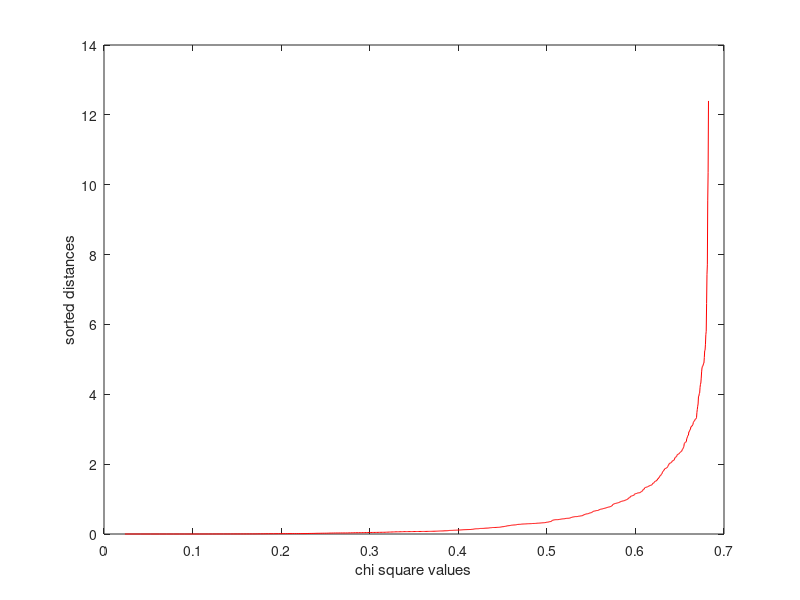

MATLAB code to generate this figure:
function testChiSqCalc_cdf_ascend()
    % vec = normrnd(1:571,1./(1:571))';
    vec = normrnd(0,1,[1 571]);
    meanVal = mean(vec);
    varVal = var(vec);
    C = cov(vec);
    V = varVal;
    dist = [];
    chiAlphaInputs = [];
    n = size(vec,2);
    for i = 1: n
        x = vec(i);
        m = meanVal;
        d = sqrt((x-m)'*inv(V)*(x-m));
        dist = [dist; d*d];
        index = (n-i+(1/2))/n;
        chiAlphaInputs = [chiAlphaInputs; index];
    end
    
    sortedDist = sort(dist,'ascend');
     
    chiValues = chi2cdf(chiAlphaInputs,size(vec,1));
    % chiValues = chi2cdf(chiAlphaInputs,size(vec,1));
    % chiSqValues = chiValues.*chiValues;
    chiValues = fliplr(chiValues');
    chiValues = chiValues';
    
    % hist(vec);
    % chiValues = chi2pdf(sortedDist,1);
    % chiValues = chi2pdf(sortedDist,166);
    figure;
    % plot(chiSqValues,sortedDist, 'r-');
    plot(chiValues,sortedDist, 'r-');
    xlabel('chi square values') % x-axis label
    ylabel('sorted distances') % y-axis label
    stop = 1;
end